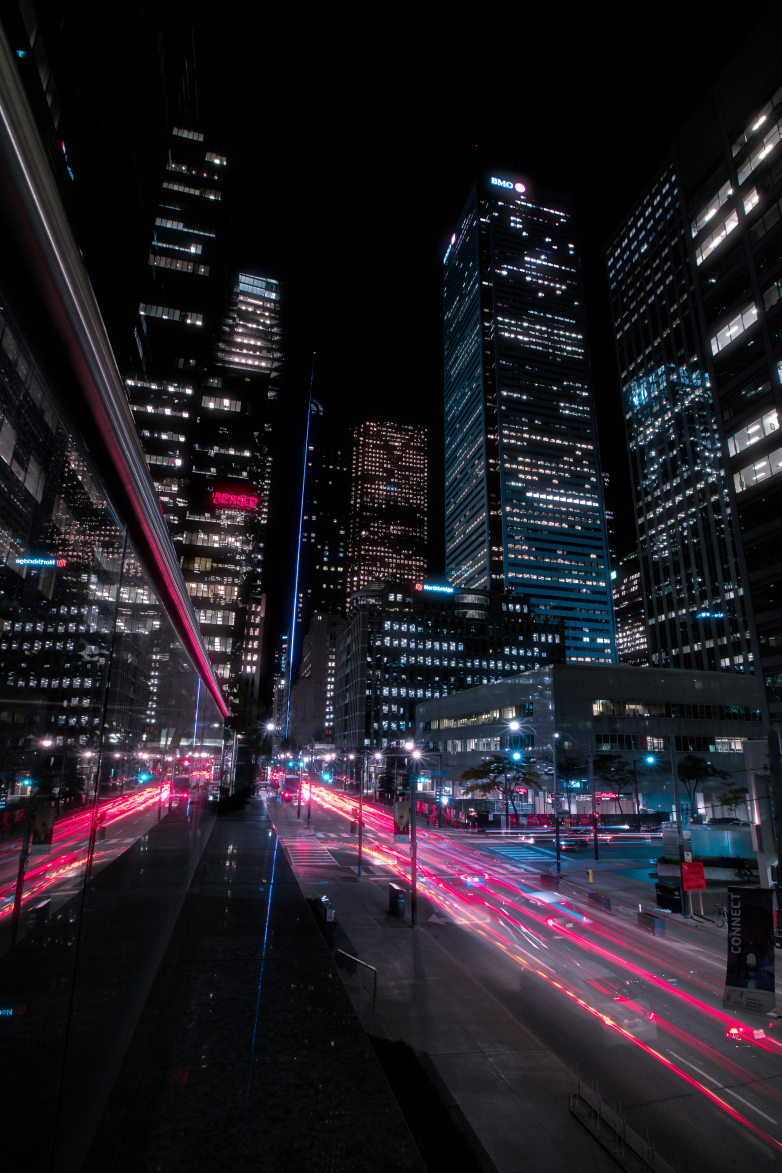
#> input picture image-playground/city.jpg, 3906 x 5861 px (shown at 1/5 size)
$ python images.py
#> lines starting #> are read from the running program, lines starting #| are printed output that depends on the picture
from PIL import Image, ImageFilter

img = Image.open('./city.jpg')
#> img is the input picture: PIL image 3906x5861 RGB; mean R, G, B 32.4, 29.2, 36.5
img.thumbnail((400, 400))
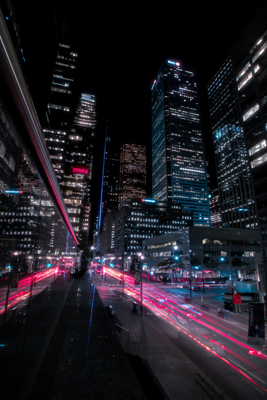
#> img: PIL image 267x400 RGB; mean R, G, B 32.4, 29.2, 36.5
img.save('thumbnail.jpg')
print(img.size)
#| (267, 400)
# [5 lines of commented-out code are left out]
